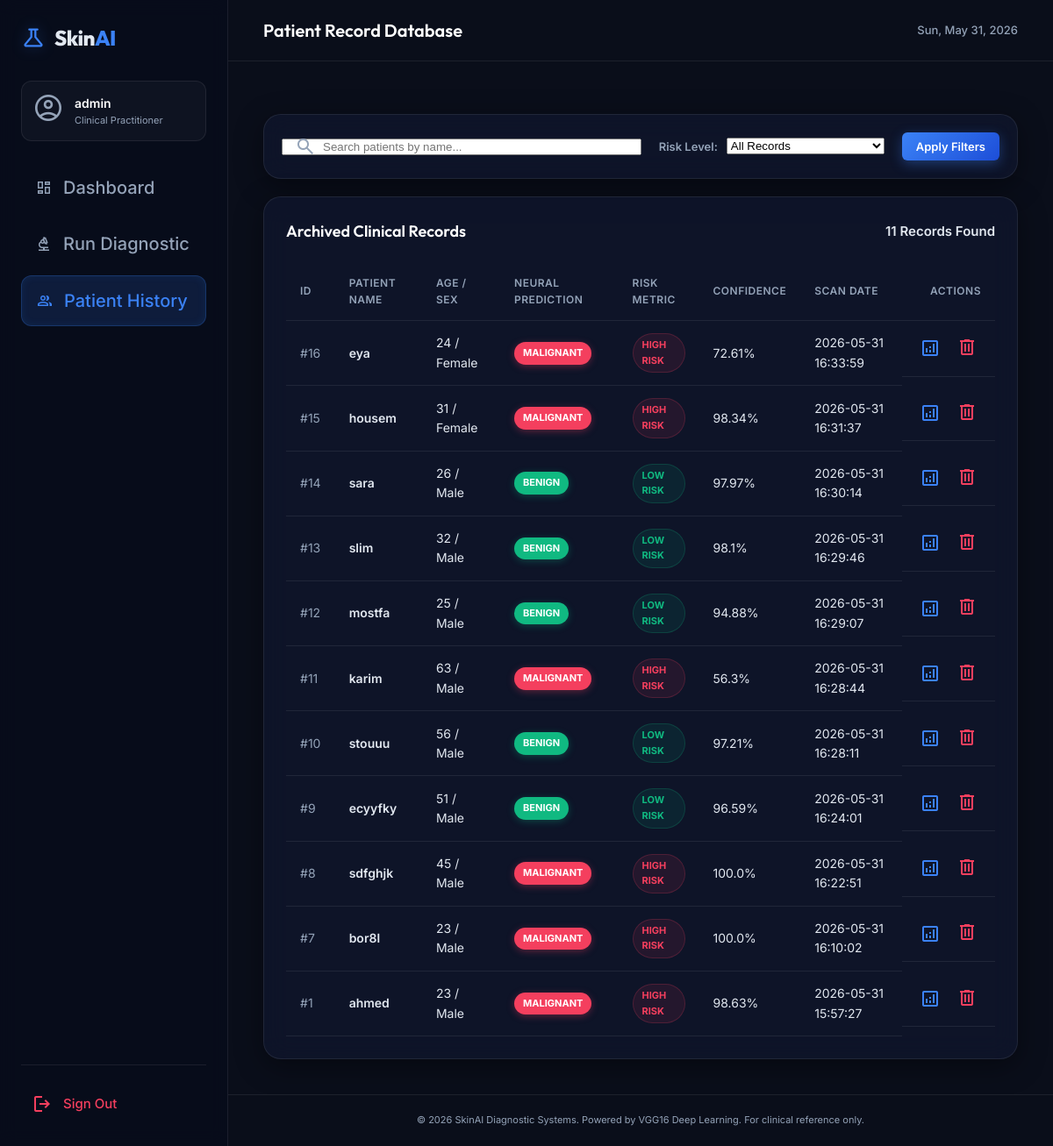
The app's page /patients (signed in) with its own data.
### tables this page shows
CREATE TABLE patients (
                id INTEGER PRIMARY KEY AUTOINCREMENT,
                name TEXT NOT NULL,
                age INTEGER NOT NULL,
                gender TEXT NOT NULL,
                image_path TEXT NOT NULL,
                prediction TEXT NOT NULL,
                confidence REAL NOT NULL,
                risk_level TEXT NOT NULL,
                created_at TIMESTAMP DEFAULT CURRENT_TIMESTAMP
            );

### app.py (the view)
@app.route('/patients')
@login_required
def patients():
    search_query = request.args.get('search', '').strip()
    risk_filter = request.args.get('risk', '').strip()
    db = get_db()
    query = 'SELECT * FROM patients WHERE 1=1'
    params = []
    if search_query:
        query += ' AND name LIKE ?'
        params.append(f'%{search_query}%')
    if risk_filter:
        query += ' AND risk_level = ?'
        params.append(risk_filter)
    query += ' ORDER BY created_at DESC'
    patient_records = db.execute(query, params).fetchall()
    return render_template('patients.html',
                           patients=patient_records,
                           search=search_query,
                           risk=risk_filter)

### app.py (called while the page is built)
def get_db():
    db = getattr(g, '_database', None)
    if db is None:
        db = g._database = sqlite3.connect(DB_PATH)
        db.row_factory = sqlite3.Row
    return db

@app.teardown_appcontext
def close_connection(exception):
    db = getattr(g, '_database', None)
    if db is not None:
        db.close()

def login_required(f):
    @wraps(f)
    def decorated_function(*args, **kwargs):
        if 'user_id' not in session:
            flash('Please log in to access this page.', 'warning')
            return redirect(url_for('login'))
        return f(*args, **kwargs)
    return decorated_function

### templates/patients.html (shortened to what this page needs)
{% extends 'base.html' %}
{% block header_title %}Patient Record Database{% endblock %}
{% block content %}
<div class="patients-wrapper fade-in">
    <div class="toolbar-panel glass-panel">
        <form action="{{ url_for('patients') }}" method="GET" class="toolbar-form">
            <div class="search-input-wrapper">
                <input type="text" name="search" placeholder="Search patients by name..." value="{{ search }}">
            </div>
            <div class="filter-select-wrapper">
                <label for="risk-filter">Risk Level:</label>
                <select name="risk" id="risk-filter" onchange="this.form.submit()">
                    <option value="" {% if not risk %}selected{% endif %}>All Records</option>
                </select>
            </div>
            <button type="submit" class="btn-primary btn-sm">Apply Filters</button>
        </form>
    </div>
    <div class="grid-card glass-panel mt-4">
        <div class="card-header">
            <h3>Archived Clinical Records</h3>
            <span class="records-count font-bold">{{ patients|length }} Records Found</span>
        </div>
        <div class="table-responsive">
            {% if patients %}
            <table class="data-table">
                <thead>
                    <tr>
                        <th>ID</th>
                        <th>Patient Name</th>
                        <th>Age / Sex</th>
                        <th>Neural Prediction</th>
                        <th>Risk Metric</th>
                        <th>Confidence</th>
                        <th>Scan Date</th>
                        <th class="text-right">Actions</th>
                    </tr>
                </thead>
                <tbody>
                    {% for patient in patients %}
                    <tr>
                        <td class="text-muted">#{{ patient.id }}</td>
                        <td class="font-bold">{{ patient.name }}</td>
                        <td>{{ patient.age }} / {{ patient.gender }}</td>
                        <td>
                            <span class="badge {% if patient.prediction == 'Malignant' %}badge-danger{% else %}badge-success{% endif %}">
                                {{ patient.prediction }}
                            </span>
                        </td>
                        <td>
                            <span class="badge {% if patient.risk_level == 'High Risk' %}badge-danger-dim{% else %}badge-success-dim{% endif %}">
                                {{ patient.risk_level }}
                            </span>
                        </td>
                        <td>{{ patient.confidence }}%</td>
                        <td>{{ patient.created_at }}</td>
                        <td class="text-right actions-cell">
                            <a href="{{ url_for('result', patient_id=patient.id) }}" class="btn-icon" title="View Full Diagnosis Report">
                                <span class="material-symbols-outlined text-primary">analytics</span>
                            </a>
                            <form action="{{ url_for('delete_patient', patient_id=patient.id) }}" method="POST" class="d-inline" onsubmit="return confirm('Are you sure you want to permanently delete patient {{ patient.name }}\'s diagnostic record and uploaded image? This action cannot be undone.');">
                                <button type="submit" class="btn-icon btn-delete" title="Delete Patient Record">
                                    <span class="material-symbols-outlined text-danger">delete</span>
                                </button>
                            </form>
                        </td>
                    </tr>
                    {% endfor %}
                </tbody>
            </table>
            {% endif %}
        </div>
    </div>
</div>
{% endblock %}

### templates/base.html (shortened to what this page needs)
<!DOCTYPE html>
<html lang="en">
<head>
    <link rel="stylesheet" href="{{ url_for('static', filename='style.css') }}">
</head>
<body>
    <div class="app-container">
        {% if session.get('user_id') %}
        <aside class="app-sidebar">
            <div class="sidebar-brand">
                <span class="material-symbols-outlined brand-icon">science</span>
                <span class="brand-text">Skin<span>AI</span></span>
            </div>
            <div class="sidebar-user">
                <div class="user-avatar">
                    <span class="material-symbols-outlined">account_circle_filled</span>
                </div>
                <div class="user-info">
                    <p class="user-name">{{ session.get('username') }}</p>
                    <p class="user-role">Clinical Practitioner</p>
                </div>
            </div>
            <nav class="sidebar-nav">
                <ul>
                    <li class="{% if request.path == url_for('dashboard') %}active{% endif %}">
                        <a href="{{ url_for('dashboard') }}">
                            <span class="material-symbols-outlined">dashboard</span>
                            <span>Dashboard</span>
                        </a>
                    </li>
                    <li class="{% if request.path == url_for('predict') %}active{% endif %}">
                        <a href="{{ url_for('predict') }}">
                            <span class="material-symbols-outlined">biotech</span>
                            <span>Run Diagnostic</span>
                        </a>
                    </li>
                    <li class="{% if request.path == url_for('patients') %}active{% endif %}">
                        <a href="{{ url_for('patients') }}">
                            <span class="material-symbols-outlined">group</span>
                            <span>Patient History</span>
                        </a>
                    </li>
                </ul>
            </nav>
            <div class="sidebar-footer">
                <a href="{{ url_for('logout') }}" class="btn-logout">
                    <span class="material-symbols-outlined">logout</span>
                    <span>Sign Out</span>
                </a>
            </div>
        </aside>
        {% endif %}
        <main class="app-main {% if not session.get('user_id') %}auth-layout{% endif %}">
            {% if session.get('user_id') %}
            <header class="app-header">
                <div class="header-title">
                    <h1>{% block header_title %}Overview{% endblock %}</h1>
                </div>
                <div class="header-actions">
                    <div class="header-date" id="currentDate"></div>
                </div>
            </header>
            {% endif %}
            <section class="app-content">
                {% block content %}{% endblock %}
            </section>
            <footer class="app-footer-bar">
                <p>&copy; 2026 SkinAI Diagnostic Systems. Powered by VGG16 Deep Learning. For clinical reference only.</p>
            </footer>
        </main>
    </div>
</body>
</html>

### records on screen
patients: id "16", name "eya", age "24", gender "Female", prediction "MALIGNANT", risk_level "HIGH RISK", confidence "72.61", created_at "2026-05-31 16:33:59"
patients: id "15", name "housem", age "31", gender "Female", prediction "MALIGNANT", risk_level "HIGH RISK", confidence "98.34", created_at "2026-05-31 16:31:37"
patients: id "14", name "sara", age "26", gender "Male", prediction "BENIGN", risk_level "LOW RISK", confidence "97.97", created_at "2026-05-31 16:30:14"
patients: id "13", name "slim", age "32", gender "Male", prediction "BENIGN", risk_level "LOW RISK", confidence "98.1", created_at "2026-05-31 16:29:46"
patients: id "12", name "mostfa", age "25", gender "Male", prediction "BENIGN", risk_level "LOW RISK", confidence "94.88", created_at "2026-05-31 16:29:07"
patients: id "11", name "karim", age "63", gender "Male", prediction "MALIGNANT", risk_level "HIGH RISK", confidence "56.3", created_at "2026-05-31 16:28:44"
patients: id "10", name "stouuu", age "56", gender "Male", prediction "BENIGN", risk_level "LOW RISK", confidence "97.21", created_at "2026-05-31 16:28:11"
patients: id "9", name "ecyyfky", age "51", gender "Male", prediction "BENIGN", risk_level "LOW RISK", confidence "96.59", created_at "2026-05-31 16:24:01"
patients: id "8", name "sdfghjk", age "45", gender "Male", prediction "MALIGNANT", risk_level "HIGH RISK", confidence "100.0", created_at "2026-05-31 16:22:51"
patients: id "7", name "bor8l", age "23", gender "Male", prediction "MALIGNANT", risk_level "HIGH RISK", confidence "100.0", created_at "2026-05-31 16:10:02"
patients: id "1", name "ahmed", age "23", gender "Male", prediction "MALIGNANT", risk_level "HIGH RISK", confidence "98.63", created_at "2026-05-31 15:57:27"

### other values on screen
{{ session.get('username') }} "admin"
{{ patients|length }} "11"
